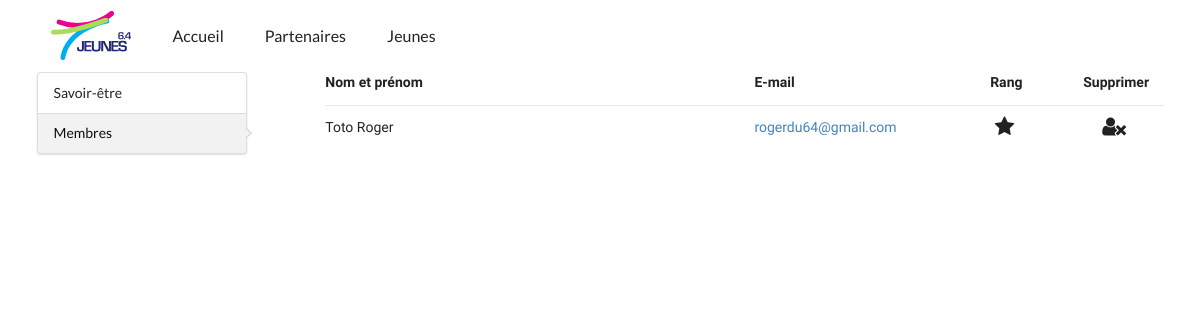
The page /index.php/admin/utilisateurs on the database its author committed.
### tables this page shows
CREATE TABLE `jeune` (
  `id` INT(11) NOT NULL AUTO_INCREMENT,
  `nom` VARCHAR(100) DEFAULT NULL,
  `prenom` VARCHAR(100) DEFAULT NULL,
  `mail` VARCHAR(100) DEFAULT NULL,
  `date_naissance` DATE DEFAULT NULL,
  `mdp` VARCHAR(60) DEFAULT NULL,
  `rang` SMALLINT(6) DEFAULT '0',  
  PRIMARY KEY (`id`)
);

### application/controllers/Admin.php (called while the page is built, shortened)
<?php
class Admin extends J64_Controller {
  public function __construct(){
    $this->load->model('savoiretre_model');
    $this->load->model('admin_model');
    $this->load->library('form_validation');
    $this->data['title'] = 'Administration';
  }
  public function utilisateurs($page = 1){
    $this->data['content'] = 'users';
    $this->data['title'] = 'Utilisateurs - ' . $this->data['title'] ;
    $this->data['page'] = $page;
    $this->data['users'] = $this->admin_model->getUsers($page);
    $this->data['nbUsers'] = $this->admin_model->countUsers();
    $this->load->library('pagination');
    $this->load->view('templates/head', $this->data);
    $this->load->view('templates/admin', $this->data);
    $this->load->view('templates/foot', $this->data);
  }
}

### index.php (called while the page is built, shortened)
<?php
require_once BASEPATH.'core/CodeIgniter.php';

### application/models/Admin_model.php (called while the page is built, shortened)
<?php
  class Admin_model extends CI_Model
  {
    public function getUsers($page){
      $sql = '
        SELECT *
        FROM jeune
        ORDER BY nom ASC
        LIMIT 5
        OFFSET ?
      ';
      return $this->db->query($sql, [($page - 1)*5])->result_array();
    }
  }

### application/views/admin/users.php (the view, shortened to what this page needs)
<table class="ui very basic table users">
  <thead>
    <tr>
      <th class="eight wide">Nom et prénom</th>
      <th class="four wide">E-mail</th>
      <th class="two wide center aligned">Rang</th>
      <th class="two wide center aligned">Supprimer</th>
    </tr>
  </thead>
<?php
  foreach ($users as $user){
    ?>
      <tr>
        <td><?php echo $user['nom'] . ' ' . $user['prenom']?></td>
        <td><?php echo mailto($user['mail']) ?></td>
        <td class="center aligned"><i class="<?php echo $user['rang'] > 99 ? '' : 'empty' ?> star large icon"></i></td>
        <td class="center aligned"><i class="remove user large icon"></i></td>
      </tr>
    <?php
  }
?>
</table>

### static/css/main.css (style rules this page uses)
body { font-family:'Raleway', sans-serif; text-align:justify; }
.users .icon { cursor: pointer; }

### rows shown on the page
jeune: nom "Toto", prenom "Roger", mail "rogerdu64@gmail.com"
